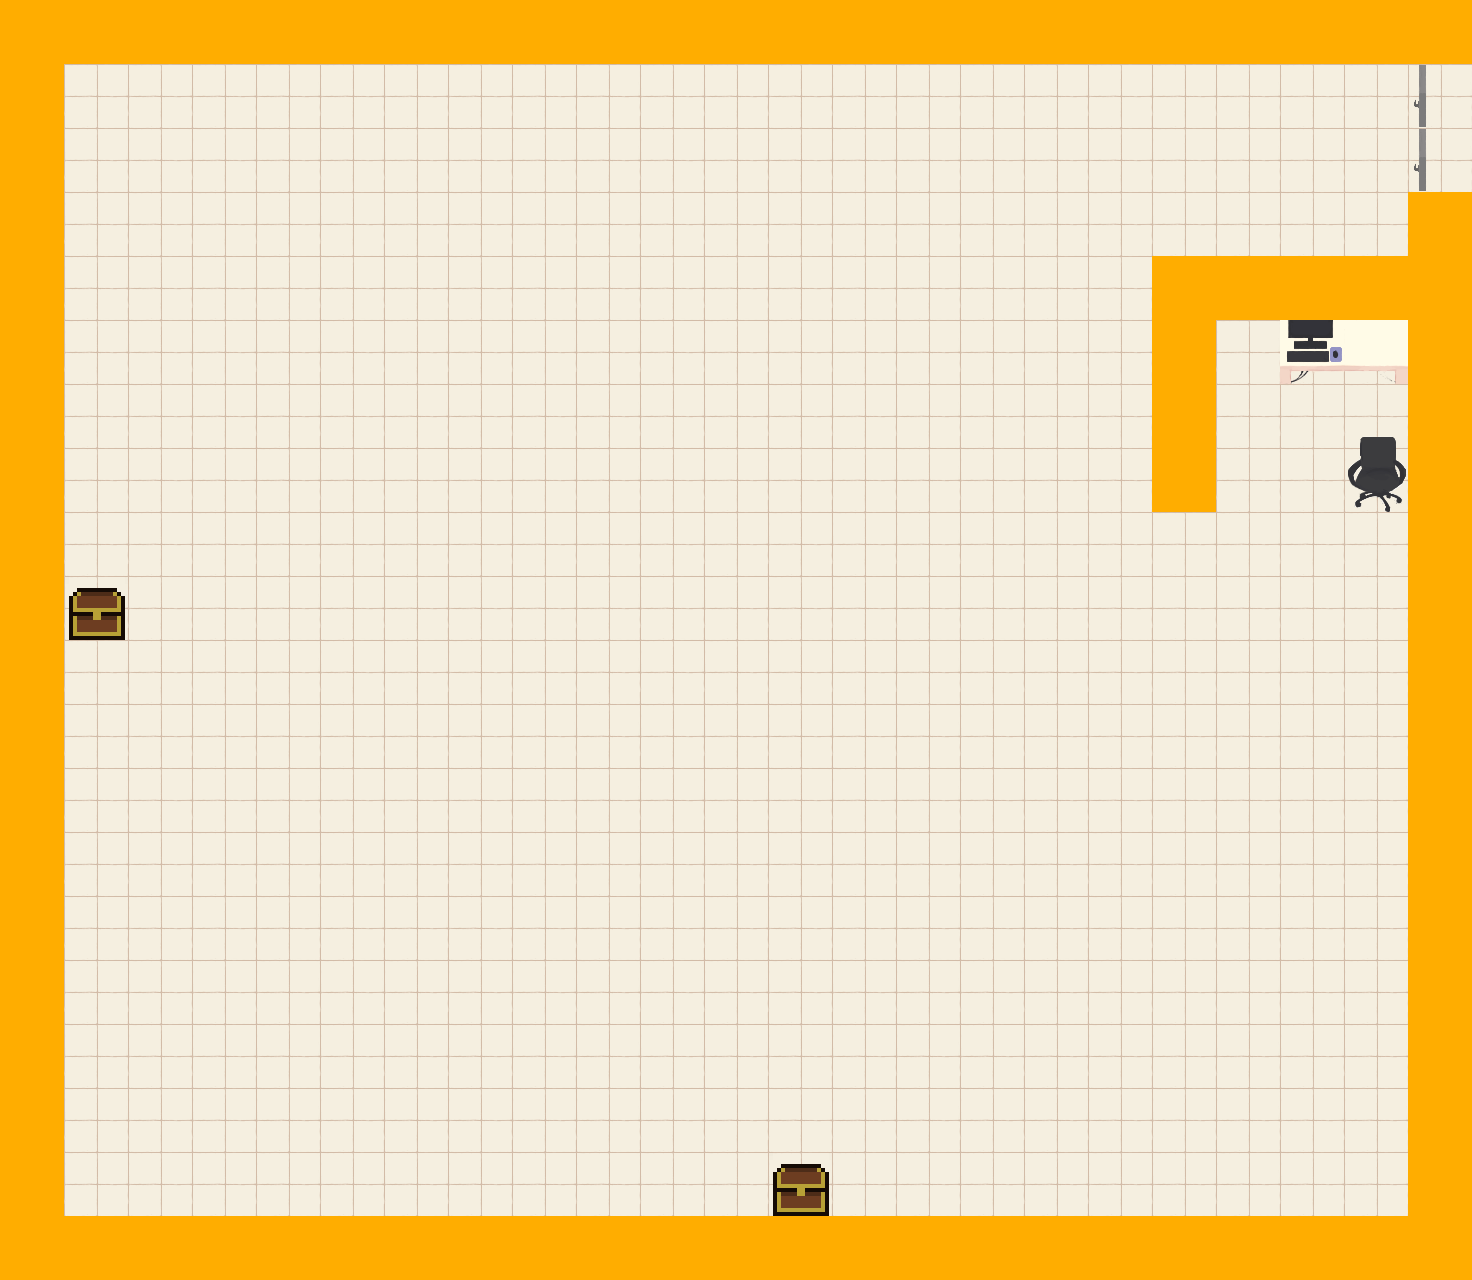

A 2D game scene composited from a Tiled map and its tileset images. What follows is a short description and the map's XML, with each tile layer's data collapsed to a summary:
An orthogonal 23x20 tile map with 64x64 px tiles, 5 tile layers (ground, walls, containers, collisions, ...) and 10 objects (3x zone, 3x chest, 3x npc, teleport).

<map version="1.10" tiledversion="1.11.1-99-gec89c545" orientation="orthogonal" renderorder="left-down" width="23" height="20" tilewidth="64" tileheight="64" infinite="0" nextlayerid="9" nextobjectid="13">
 <tileset firstgid="1" source="tiles.tsx" />
 <layer id="1" name="ground" width="23" height="20">
  <data>[460 cells, 460 non-empty, 2 distinct tile ids]</data>
 </layer>
 <layer id="2" name="walls" width="23" height="20">
  <data>[460 cells, 87 non-empty, 7 distinct tile ids]</data>
 </layer>
 <layer id="3" name="containers" width="23" height="20">
  <data>[460 cells, 2 non-empty, 1 distinct tile ids]</data>
 </layer>
 <layer id="4" name="collisions" width="23" height="20">
  <data>[460 cells, 90 non-empty, 4 distinct tile ids]</data>
 </layer>
 <layer id="8" name="top_layer" width="23" height="20">
  <data>[460 cells, 0 non-empty, 0 distinct tile ids]</data>
 </layer>
 <objectgroup id="5" name="zones">
  <object id="2" name="Alina's zone" type="zone" x="63.3332" y="644.667" width="1024" height="588" />
  <object id="6" name="Artemi's zome" type="zone" x="1145.76" y="252.425" width="263.152" height="501.817" />
  <object id="9" name="Slava's zone" type="zone" x="61.6766" y="68.9226" width="448.714" height="367.982" />
 </objectgroup>
 <objectgroup id="6" name="events">
  <object id="7" name="to 1 floor" type="teleport" x="1362.67" y="68" width="105.333" height="130.667">
   <properties>
    <property name="target_map" value="itcube1floor" />
    <property name="target_x" type="int" value="68" />
    <property name="target_y" type="int" value="3" />
   </properties>
  </object>
  <object id="8" name="just_a_chest" type="chest" x="689.667" y="1080.67" width="210" height="136">
   <properties>
    <property name="lock" value="&lt;&lt;&gt;&gt;" />
    <property name="loot" value="healing_potion:3, key_door1:1, fatigue_killer:5" />
   </properties>
  </object>
  <object id="11" name="fatigue_killer_chest" type="chest" x="831.383" y="1083.66" width="210" height="136">
   <properties>
    <property name="lock" value="&gt;&gt;&gt;&gt;&lt;&gt;" />
    <property name="loot" value="fatigue_killer:7" />
   </properties>
  </object>
  <object id="12" name="cheat" type="chest" x="69.631" y="511.594" width="210" height="211.272">
   <properties>
    <property name="lock" value="&gt;" />
    <property name="loot" value="healing_potion:3, key_door1:1, fatigue_killer:5, flash_quest:1, sonya_ring:1, blue_boots:1, orc_weapon:1, simple_sword:1" />
   </properties>
  </object>
 </objectgroup>
 <objectgroup id="7" name="entities">
  <object id="1" name="Алина" type="npc" x="508" y="1109.33">
   <properties>
    <property name="loot" value="healing_potion:35" />
    <property name="speed" type="int" value="1" />
   </properties>
   <point />
  </object>
  <object id="5" name="Артемий" type="npc" x="1272" y="414.667">
   <properties>
    <property name="exp" type="int" value="69" />
    <property name="max_health" type="int" value="50" />
    <property name="scale" type="int" value="1" />
   </properties>
   <point />
  </object>
  <object id="10" name="dobro" type="npc" x="224.31" y="215.278">
   <properties>
    <property name="chase_speed" type="int" value="40" />
    <property name="damage" type="int" value="1000" />
    <property name="exp" type="int" value="10000" />
    <property name="imp" type="bool" value="false" />
    <property name="max_health" type="int" value="999" />
    <property name="speed" type="int" value="1" />
    <property name="vision_range" type="int" value="1000" />
   </properties>
   <point />
  </object>
 </objectgroup>
</map>
